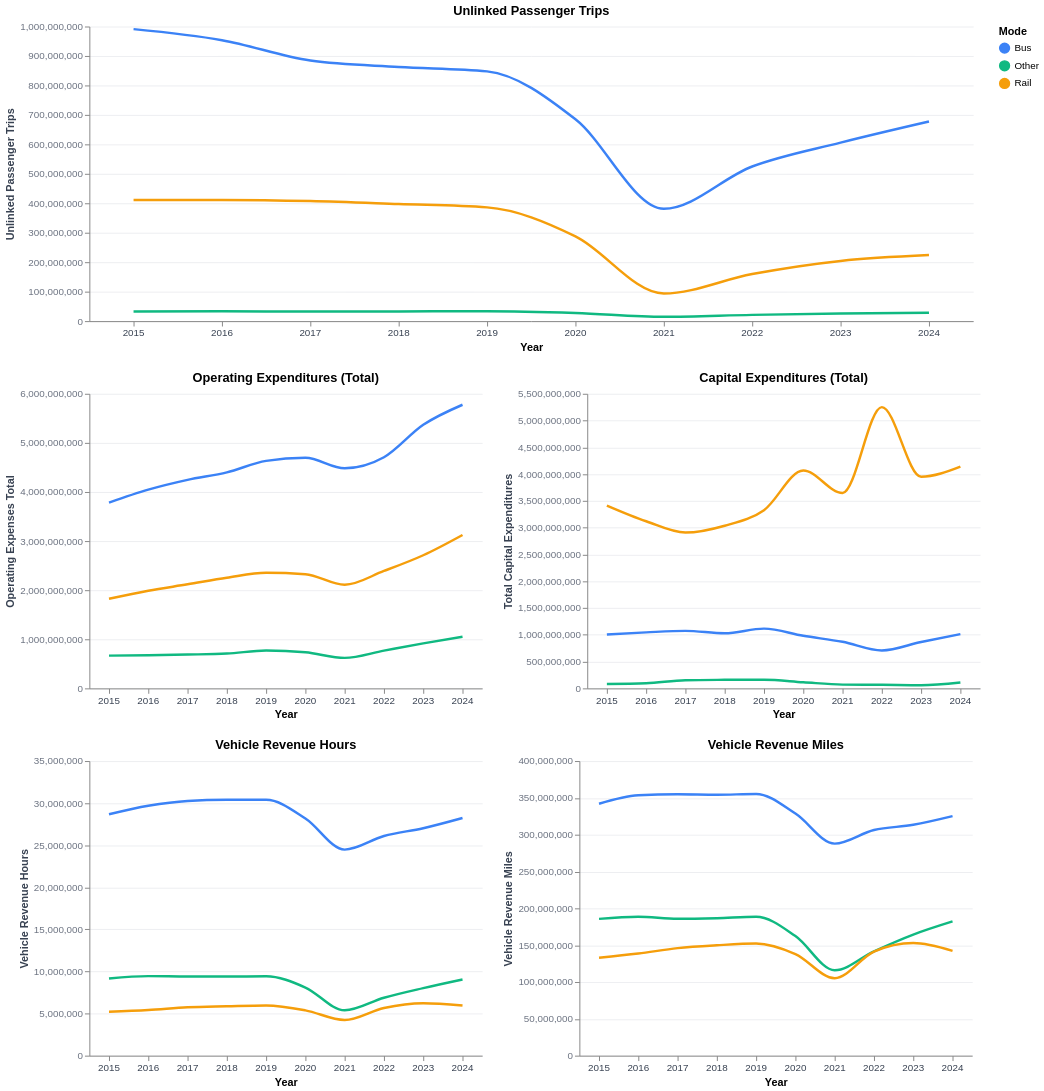

Here is the notebook cell this chart was saved with:
### Markdown cell above
### Ridership, OPEX, CAPEX, VRH and VRM Trend

### Code cell
ridership_trend = mode_trend_chart(prep_for_mode_trend(df_opex_ca, "unlinked_passenger_trips"), "unlinked_passenger_trips").properties(title="Unlinked Passenger Trips")
opex_trend = mode_trend_chart(prep_for_mode_trend(df_opex_ca, "operating_expenses_total"), "operating_expenses_total").properties(title="Operating Expenditures (Total)")
capex_trend = mode_trend_chart(prep_for_mode_trend(df_capex_ca, "total_capital_expenditures"), "total_capital_expenditures").properties(title="Capital Expenditures (Total)")
vrh_trend = mode_trend_chart(prep_for_mode_trend(df_opex_ca, "vehicle_revenue_hours"), "vehicle_revenue_hours").properties(title="Vehicle Revenue Hours")
vrm_trend = mode_trend_chart(prep_for_mode_trend(df_opex_ca, "vehicle_revenue_miles"), "vehicle_revenue_miles").properties(title="Vehicle Revenue Miles")

mode_report_grid = (
    alt.vconcat(
        ridership_trend.properties(width=900),
        alt.hconcat(opex_trend, capex_trend),
        alt.hconcat(vrh_trend, vrm_trend)
    )
    .resolve_scale(color="shared")
    .configure_view(strokeWidth=0, fill="white")
    .configure_axis(labelFont="Arial", titleFont="Arial")
    .configure_title(font="Arial")
)

mode_report_grid


mode_report_grid
